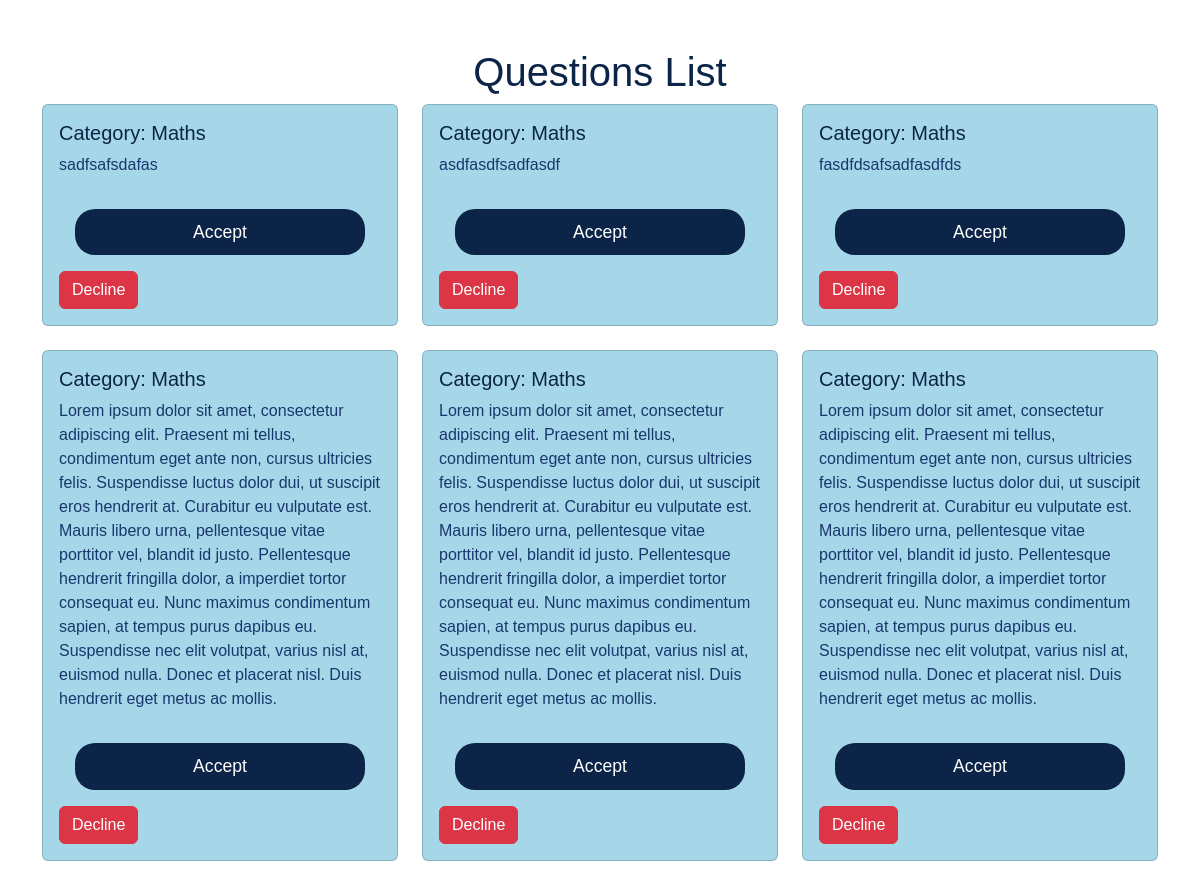
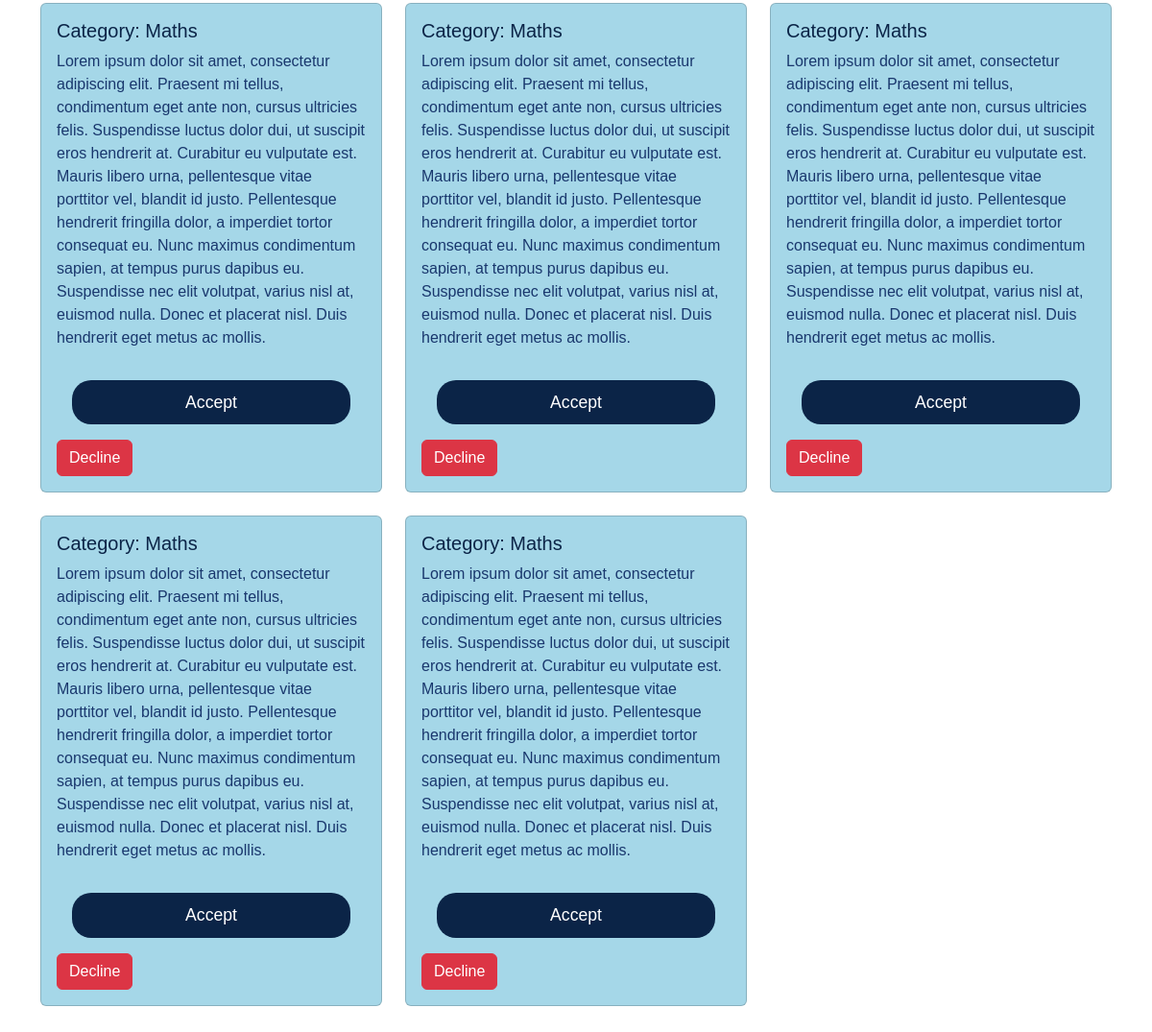
The page /questions.php?category_id=1 (signed in) on the database its author committed (2 pictures, top to bottom).
### tables this page shows
CREATE TABLE `questions` (
  `id` int(11) NOT NULL,
  `user_id` int(11) DEFAULT NULL,
  `tag_id` int(11) DEFAULT NULL,
  `content` text DEFAULT NULL,
  `created_at` timestamp NOT NULL DEFAULT current_timestamp()
);

CREATE TABLE `tags` (
  `id` int(11) NOT NULL,
  `tag_name` varchar(255) NOT NULL
);

### questions.php (the view, shortened to what this page needs)
<?php
require_once 'includes/dbconnect.php';
function fetchQuestions($db) {
    $sql = "SELECT questions.id, questions.content, tags.tag_name
            FROM questions
            JOIN tags ON questions.tag_id = tags.id
            WHERE questions.tag_id = ?";
    $tag_id = $_GET['category_id'] ?? null;
    if ($tag_id) {
        $stmt = $db->prepare($sql);
        $stmt->bind_param('i', $tag_id);
        $stmt->execute();
        return $stmt->get_result()->fetch_all(MYSQLI_ASSOC);
    } else {
        return [];
    }
}
$questions = fetchQuestions($db);
?>
<!doctype html>
<html lang="en">
<head>
    <link href="https://cdn.jsdelivr.net/npm/bootstrap@5.3.0-alpha3/dist/css/bootstrap.min.css" rel="stylesheet">
    <link href="styles/style.css" rel="stylesheet">
</head>
<body>
<div class="container my-5">
    <h1 class="text-center" style="color: var(--primary-color);">Questions List</h1>
    <div class="row">
        <?php foreach ($questions as $question): ?>
            <div class="col-md-4 mb-4">
                <div class="card p-3" style="background-color: var(--light-color);">
                    <h5 class="card-title" style="color: var(--primary-color);">Category: <?php echo htmlspecialchars($question['tag_name']); ?></h5>
                    <p class="card-text" style="color: var(--secondary-color);"><?php echo htmlspecialchars($question['content']); ?></p>
                    <a href="answer_question.php?question_id=<?php echo $question['id']; ?>" class="btn btn-primary">Accept</a>
                    <form method="post" action="decline_question.php" style="display:inline;">
                        <button type="submit" class="btn btn-danger">Decline</button>
                    </form>
                </div>
            </div>
        <?php endforeach; ?>
    </div>
</div>
</body>
</html>

### styles/style.css (style rules this page uses)
body { font-family: sans-serif; }
:root { --primary-color: #0B2447; --secondary-color: #19376D; --accent-color: #576CBC; --light-color: #A5D7E8; }
body { background-color: #ffff; }
.btn-primary { background-color: var(--primary-color); border: none; padding: 10px 20px; border-radius: 20px; font-size: 1.1rem; margin: 1rem; }

### rows shown on the page
questions: tag.tag_name "Maths", content "sadfsafsdafas"
questions: tag.tag_name "Maths", content "asdfasdfsadfasdf"
questions: tag.tag_name "Maths", content "fasdfdsafsadfasdfds"
questions: tag.tag_name "Maths", content "Lorem ipsum dolor sit amet, consectetur adipiscing elit. Praesent mi tellus, condimentum eget ante non, cursus ultricies felis. Suspendisse luctus dolor dui, ut suscipit eros hendrerit at. Curabitur eu vulputate est. Mauris libero urna, pellentesque vitae porttitor vel, blandit id justo. Pellentesque hendrerit fringilla dolor, a imperdiet tortor consequat eu. Nunc maximus condimentum sapien, at tempus purus dapibus eu. Suspendisse nec elit volutpat, varius nisl at, euismod nulla. Donec et placerat nisl. Duis hendrerit eget metus ac mollis."
questions: tag.tag_name "Maths", content "Lorem ipsum dolor sit amet, consectetur adipiscing elit. Praesent mi tellus, condimentum eget ante non, cursus ultricies felis. Suspendisse luctus dolor dui, ut suscipit eros hendrerit at. Curabitur eu vulputate est. Mauris libero urna, pellentesque vitae porttitor vel, blandit id justo. Pellentesque hendrerit fringilla dolor, a imperdiet tortor consequat eu. Nunc maximus condimentum sapien, at tempus purus dapibus eu. Suspendisse nec elit volutpat, varius nisl at, euismod nulla. Donec et placerat nisl. Duis hendrerit eget metus ac mollis."
questions: tag.tag_name "Maths", content "Lorem ipsum dolor sit amet, consectetur adipiscing elit. Praesent mi tellus, condimentum eget ante non, cursus ultricies felis. Suspendisse luctus dolor dui, ut suscipit eros hendrerit at. Curabitur eu vulputate est. Mauris libero urna, pellentesque vitae porttitor vel, blandit id justo. Pellentesque hendrerit fringilla dolor, a imperdiet tortor consequat eu. Nunc maximus condimentum sapien, at tempus purus dapibus eu. Suspendisse nec elit volutpat, varius nisl at, euismod nulla. Donec et placerat nisl. Duis hendrerit eget metus ac mollis."
questions: tag.tag_name "Maths", content "Lorem ipsum dolor sit amet, consectetur adipiscing elit. Praesent mi tellus, condimentum eget ante non, cursus ultricies felis. Suspendisse luctus dolor dui, ut suscipit eros hendrerit at. Curabitur eu vulputate est. Mauris libero urna, pellentesque vitae porttitor vel, blandit id justo. Pellentesque hendrerit fringilla dolor, a imperdiet tortor consequat eu. Nunc maximus condimentum sapien, at tempus purus dapibus eu. Suspendisse nec elit volutpat, varius nisl at, euismod nulla. Donec et placerat nisl. Duis hendrerit eget metus ac mollis."
questions: tag.tag_name "Maths", content "Lorem ipsum dolor sit amet, consectetur adipiscing elit. Praesent mi tellus, condimentum eget ante non, cursus ultricies felis. Suspendisse luctus dolor dui, ut suscipit eros hendrerit at. Curabitur eu vulputate est. Mauris libero urna, pellentesque vitae porttitor vel, blandit id justo. Pellentesque hendrerit fringilla dolor, a imperdiet tortor consequat eu. Nunc maximus condimentum sapien, at tempus purus dapibus eu. Suspendisse nec elit volutpat, varius nisl at, euismod nulla. Donec et placerat nisl. Duis hendrerit eget metus ac mollis."
questions: tag.tag_name "Maths", content "Lorem ipsum dolor sit amet, consectetur adipiscing elit. Praesent mi tellus, condimentum eget ante non, cursus ultricies felis. Suspendisse luctus dolor dui, ut suscipit eros hendrerit at. Curabitur eu vulputate est. Mauris libero urna, pellentesque vitae porttitor vel, blandit id justo. Pellentesque hendrerit fringilla dolor, a imperdiet tortor consequat eu. Nunc maximus condimentum sapien, at tempus purus dapibus eu. Suspendisse nec elit volutpat, varius nisl at, euismod nulla. Donec et placerat nisl. Duis hendrerit eget metus ac mollis."
questions: tag.tag_name "Maths", content "Lorem ipsum dolor sit amet, consectetur adipiscing elit. Praesent mi tellus, condimentum eget ante non, cursus ultricies felis. Suspendisse luctus dolor dui, ut suscipit eros hendrerit at. Curabitur eu vulputate est. Mauris libero urna, pellentesque vitae porttitor vel, blandit id justo. Pellentesque hendrerit fringilla dolor, a imperdiet tortor consequat eu. Nunc maximus condimentum sapien, at tempus purus dapibus eu. Suspendisse nec elit volutpat, varius nisl at, euismod nulla. Donec et placerat nisl. Duis hendrerit eget metus ac mollis."
questions: tag.tag_name "Maths", content "Lorem ipsum dolor sit amet, consectetur adipiscing elit. Praesent mi tellus, condimentum eget ante non, cursus ultricies felis. Suspendisse luctus dolor dui, ut suscipit eros hendrerit at. Curabitur eu vulputate est. Mauris libero urna, pellentesque vitae porttitor vel, blandit id justo. Pellentesque hendrerit fringilla dolor, a imperdiet tortor consequat eu. Nunc maximus condimentum sapien, at tempus purus dapibus eu. Suspendisse nec elit volutpat, varius nisl at, euismod nulla. Donec et placerat nisl. Duis hendrerit eget metus ac mollis."
